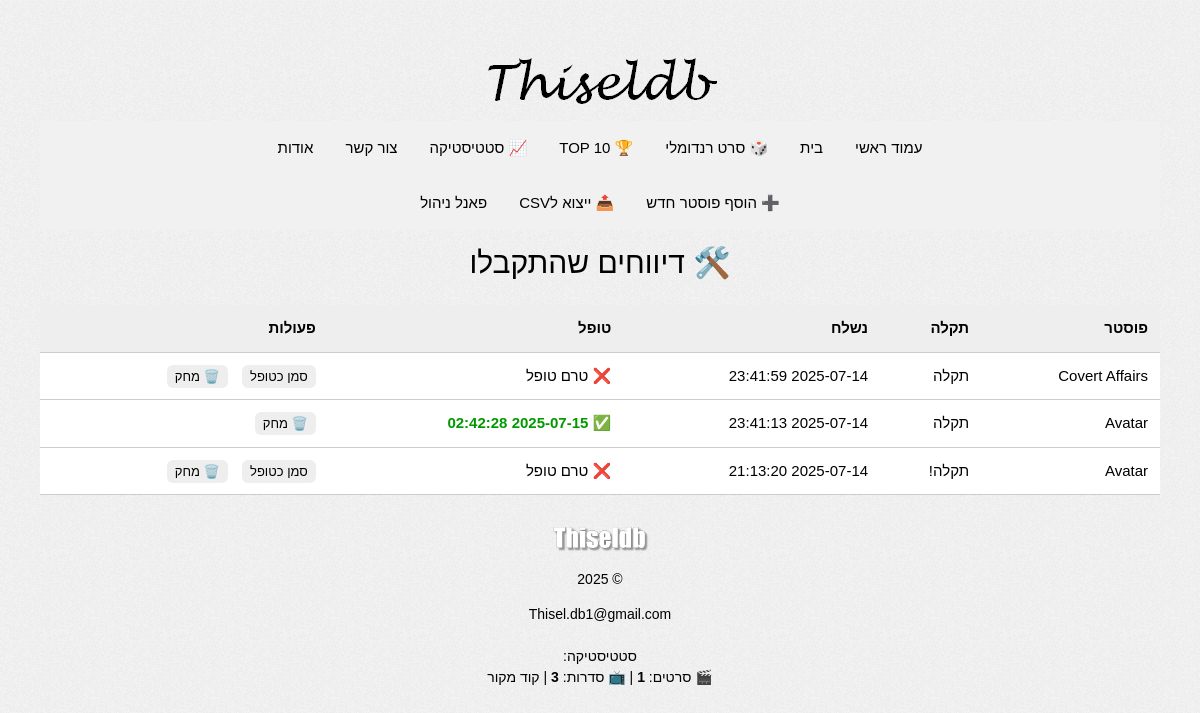
The app's page /manage_reports.php with its own data.
### tables this page shows
CREATE TABLE `poster_reports` (
  `id` int(11) NOT NULL,
  `poster_id` int(11) NOT NULL,
  `report_reason` text DEFAULT NULL,
  `created_at` timestamp NULL DEFAULT current_timestamp(),
  `handled_at` datetime DEFAULT NULL
);

CREATE TABLE `posters` (
  `id` int(11) NOT NULL,
  `title_en` varchar(255) DEFAULT NULL,
  `title_he` varchar(255) DEFAULT NULL,
  `year` varchar(20) DEFAULT NULL,
  `imdb_rating` varchar(10) DEFAULT NULL,
  `imdb_link` varchar(255) DEFAULT NULL,
  `image_url` varchar(255) DEFAULT NULL,
  `plot` text DEFAULT NULL,
  `type` enum('movie','series') DEFAULT NULL,
  `lang_code` varchar(10) DEFAULT NULL,
  `is_dubbed` tinyint(1) DEFAULT 0,
  `has_subtitles` tinyint(1) DEFAULT 0,
  `tvdb_id` varchar(100) DEFAULT NULL,
  `youtube_trailer` varchar(255) DEFAULT NULL,
  `genre` varchar(255) DEFAULT NULL,
  `actors` text DEFAULT NULL,
  `metacritic_score` varchar(50) DEFAULT NULL,
  `rt_score` varchar(50) DEFAULT NULL,
  `metacritic_link` varchar(255) DEFAULT NULL,
  `rt_link` varchar(255) DEFAULT NULL,
  `imdb_id` varchar(15) DEFAULT NULL,
  `pending` tinyint(4) DEFAULT 0,
  `collection_name` varchar(255) DEFAULT NULL,
  `created_at` datetime DEFAULT current_timestamp()
);

### manage_reports.php (the view, shortened to what this page needs)
<?php include 'header.php'; ?>
<?php
$conn = new mysqli('localhost', 'root', '123456', 'media');
$sql = "
  SELECT r.id, r.report_reason, r.created_at, r.handled_at, p.title_en, p.id AS poster_id
  FROM poster_reports r
  JOIN posters p ON r.poster_id = p.id
  ORDER BY r.created_at DESC
";
$result = $conn->query($sql);
?>
<!DOCTYPE html>
<html lang="he" dir="rtl">
<head>
</head>
<body>
<h2>🛠️ דיווחים שהתקבלו</h2>
<?php if ($result->num_rows > 0): ?>
  <table>
    <tr>
      <th>פוסטר</th>
      <th>תקלה</th>
      <th>נשלח</th>
      <th>טופל</th>
      <th>פעולות</th>
    </tr>
    <?php while ($row = $result->fetch_assoc()): ?>
      <tr>
        <td>
          <a href="poster.php?id=<?= $row['poster_id'] ?>">
            <?= htmlspecialchars($row['title_en']) ?>
          </a>
        </td>
        <td><?= nl2br(htmlspecialchars($row['report_reason'])) ?></td>
        <td><?= htmlspecialchars($row['created_at']) ?></td>
        <td>
          <?php if ($row['handled_at']): ?>
            <span class="handled">✅ <?= htmlspecialchars($row['handled_at']) ?></span>
          <?php else: ?>
            ❌ טרם טופל
          <?php endif; ?>
        </td>
        <td class="actions">
          <?php if (!$row['handled_at']): ?>
            <a href="?handle=<?= $row['id'] ?>">סמן כטופל</a>
          <?php endif; ?>
          <a href="?delete=<?= $row['id'] ?>" onclick="return confirm('למחוק דיווח זה?')">🗑️ מחק</a>
        </td>
      </tr>
    <?php endwhile; ?>
  </table>
<?php else: ?>
  <p class="note">אין דיווחים כרגע</p>
<?php endif; ?>
</body>
</html>
<?php include 'footer.php'; ?>

### header.php (shortened to what this page needs)
<!DOCTYPE html>
<html lang="he">
<head>
  <link rel="stylesheet" href="style.css?v=2">
  <link rel="stylesheet" href="w3.css">
</head>
<body class="rtl" style="text-align: center!important">
<center>
<a href="index.php">
  <h1 style="text-align:center;">
  <img src="images/name.png">
  </h1>
  <?php include 'nav.php';?>

### nav.php (shortened to what this page needs)
<?php
$current = basename($_SERVER['PHP_SELF']);
?>
<div class="w3-bar w3-light-grey w3-padding w3-white" style="text-align:center; ">
  <?php
  $pages = [
    'index.php' => 'עמוד ראשי',
    'home.php' => 'בית',
    'random.php' => '🎲 סרט רנדומלי',
    'top.php' => '🏆 TOP 10',
     'stats.php' => '📈 סטטיסטיקה',
     'contact.php' => 'צור קשר',
     'about.php' => 'אודות',
  ];
    foreach ($pages as $file => $label) {
    $active = $current == $file ? 'active w3-black' : '';
    echo "<a href='$file' class='w3-button $active'>$label</a>";
  }
  ?>
</div>
<div class="w3-bar w3-light-grey w3-padding" style="text-align:center;">
  <?php
  $pages = [
    'add.php' => '➕ הוסף פוסטר חדש',
    'export.php' => '📤 ייצוא לCSV',
    'panel.php' => 'פאנל ניהול',
  ];
    foreach ($pages as $file => $label) {
    $active = $current == $file ? 'active w3-black' : '';
    echo "<a href='$file' class='w3-button $active'>$label</a>";
  }
  ?>
</div>

### footer.php (shortened to what this page needs)
<?php
$host = 'localhost';
$db = 'media';
$user = 'root';
$pass = '123456';
$conn = new mysqli($host, $user, $pass, $db);
$count_series = $conn->query("SELECT COUNT(*) AS c FROM posters WHERE type='series'")->fetch_assoc()['c'];
$count_movies = $conn->query("SELECT COUNT(*) AS c FROM posters WHERE type='movie'")->fetch_assoc()['c'];
?>
<footer style="text-align:center; margin-top:30px; font-size:14px;">
   <a href="index.html"><img src="images/logo1.png" style="width:100px" alt="Thiseldb" title:"Thiseldb"></a>
   <br>
   <p>&copy; <?= date("Y")?>
</p>
Thisel.db1@gmail.com
<br><br>
  סטטיסטיקה:
  <div class="box">
 <span><a href="movies.php">🎬 סרטים: <strong><?= $count_movies ?></a></strong></span> |
  <span><a href="series.php">📺 סדרות: <strong><?= $count_series ?></a></strong></span> |
  <span><a href="https://github.com/xrTor/Thiseldb-PHP" target="_blank">קוד מקור</span><br>
 </div><br><br>
</footer>
</body>
</html>

### style.css (style rules this page uses)
* { font-family: Arial !important; }
a { color: #2d89ef !important;text-decoration: none !important }
body { background-image: url("images/pattern.png") !important; font-family: Arial, sans-serif; }
a { color:black !important; }
.rtl { direction: rtl !important; }
.w3-white { color:black !important; background-color: white !important; }

### w3.css (style rules this page uses)
html { box-sizing:border-box }
*,*:before,*:after { box-sizing:inherit }
html { -ms-text-size-adjust:100%;-webkit-text-size-adjust:100% }
body { margin:0 }
article,aside,details,figcaption,figure,footer,header,main,menu,nav,section { display:block }
a { background-color:transparent }
b,strong { font-weight:bolder }
img { border-style:none }
html,body { font-family:Verdana,sans-serif;font-size:15px;line-height:1.5 }
html { overflow-x:hidden }
h1 { font-size:36px }
h2 { font-size:30px }
h1,h2,h3,h4,h5,h6 { font-family:"Segoe UI",Arial,sans-serif;font-weight:400;margin:10px 0 }
img { vertical-align:middle }
a { color:inherit }
.w3-btn,.w3-button { border:none;display:inline-block;padding:8px 16px;vertical-align:middle;overflow:hidden;text-decoration:none;color:inherit;background-color:inherit;text-align:center;cursor:pointer;white-space:nowrap }
.w3-btn,.w3-button { -webkit-touch-callout:none;-webkit-user-select:none;-khtml-user-select:none;-moz-user-select:none;-ms-user-select:none;user-select:none }
.w3-bar { width:100%;overflow:hidden }
.w3-bar .w3-button { white-space:normal }
.w3-container:after,.w3-container:before,.w3-panel:after,.w3-panel:before,.w3-row:after,.w3-row:before,.w3-row-padding:after,.w3-row-padding:before, .w3-cell-row:before,.w3-cell-row:after,.w3-clear:after,.w3-clear:before,.w3-bar:before,.w3-bar:after { content:"";display:table;clear:both }
.w3-padding { padding:8px 16px!important }
.w3-white,.w3-hover-white:hover { color:#000!important;background-color:#fff!important }
.w3-light-grey,.w3-hover-light-grey:hover,.w3-light-gray,.w3-hover-light-gray:hover { color:#000!important;background-color:#f1f1f1!important }

### manage_reports.php (style rules this page uses)
body { font-family:Arial; background:#f2f2f2; padding:40px; direction:rtl; }
h2 { margin-bottom:20px; }
table { width:100%; border-collapse:collapse; background:white; }
th, td { padding:12px; border-bottom:1px solid #ccc; text-align:right; }
th { background:#eee; }
.actions a { margin-left:10px; text-decoration:none; padding:4px 8px; border-radius:6px; font-size:13px; background:#eee; color:#333; }
.handled { color:#090; font-weight:bold; }

### records on screen
poster_reports: poster.title_en "Covert Affairs", report_reason "תקלה", created_at "2025-07-14 23:41:59", shows "❌ טרם טופל"
poster_reports: poster.title_en "Avatar", report_reason "תקלה", created_at "2025-07-14 23:41:13", handled_at "2025-07-15 02:42:28"
poster_reports: poster.title_en "Avatar", report_reason "תקלה!", created_at "2025-07-14 21:13:20", shows "❌ טרם טופל"

### other values on screen
$label "עמוד ראשי"
$label "בית"
$label "🎲 סרט רנדומלי"
$label "🏆 TOP 10"
$label "📈 סטטיסטיקה"
$label "צור קשר"
$label "אודות"
$label "➕ הוסף פוסטר חדש"
$label "📤 ייצוא לCSV"
$label "פאנל ניהול"
$count_movies "1"
$count_series "3"
